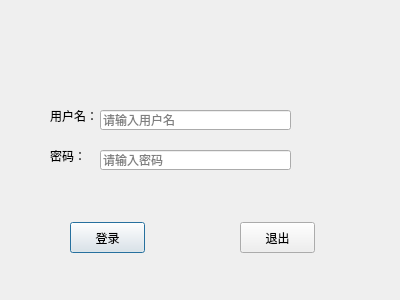
<?xml version="1.0" encoding="UTF-8"?>
<ui version="4.0">
 <class>LoginDialog</class>
 <widget class="QDialog" name="LoginDialog">
  <property name="geometry">
   <rect>
    <x>0</x>
    <y>0</y>
    <width>400</width>
    <height>300</height>
   </rect>
  </property>
  <property name="windowTitle">
   <string>Dialog</string>
  </property>
  <widget class="QPushButton" name="loginbtn">
   <property name="geometry">
    <rect>
     <x>70</x>
     <y>222</y>
     <width>75</width>
     <height>31</height>
    </rect>
   </property>
   <property name="text">
    <string>登录</string>
   </property>
  </widget>
  <widget class="QPushButton" name="exitBtn">
   <property name="geometry">
    <rect>
     <x>240</x>
     <y>222</y>
     <width>75</width>
     <height>31</height>
    </rect>
   </property>
   <property name="text">
    <string>退出</string>
   </property>
  </widget>
  <widget class="QLabel" name="label">
   <property name="geometry">
    <rect>
     <x>50</x>
     <y>110</y>
     <width>54</width>
     <height>12</height>
    </rect>
   </property>
   <property name="text">
    <string>用户名：</string>
   </property>
  </widget>
  <widget class="QLabel" name="label_2">
   <property name="geometry">
    <rect>
     <x>50</x>
     <y>150</y>
     <width>54</width>
     <height>12</height>
    </rect>
   </property>
   <property name="text">
    <string>密码：</string>
   </property>
  </widget>
  <widget class="QLineEdit" name="usrLineEdit">
   <property name="geometry">
    <rect>
     <x>100</x>
     <y>110</y>
     <width>191</width>
     <height>20</height>
    </rect>
   </property>
   <property name="placeholderText">
    <string>请输入用户名</string>
   </property>
  </widget>
  <widget class="QLineEdit" name="pwdLineEdit">
   <property name="geometry">
    <rect>
     <x>100</x>
     <y>150</y>
     <width>191</width>
     <height>20</height>
    </rect>
   </property>
   <property name="echoMode">
    <enum>QLineEdit::Password</enum>
   </property>
   <property name="placeholderText">
    <string>请输入密码</string>
   </property>
  </widget>
 </widget>
 <resources/>
 <connections>
  <connection>
   <sender>exitBtn</sender>
   <signal>clicked()</signal>
   <receiver>LoginDialog</receiver>
   <slot>close()</slot>
   <hints>
    <hint type="sourcelabel">
     <x>277</x>
     <y>237</y>
    </hint>
    <hint type="destinationlabel">
     <x>199</x>
     <y>149</y>
    </hint>
   </hints>
  </connection>
 </connections>
</ui>
